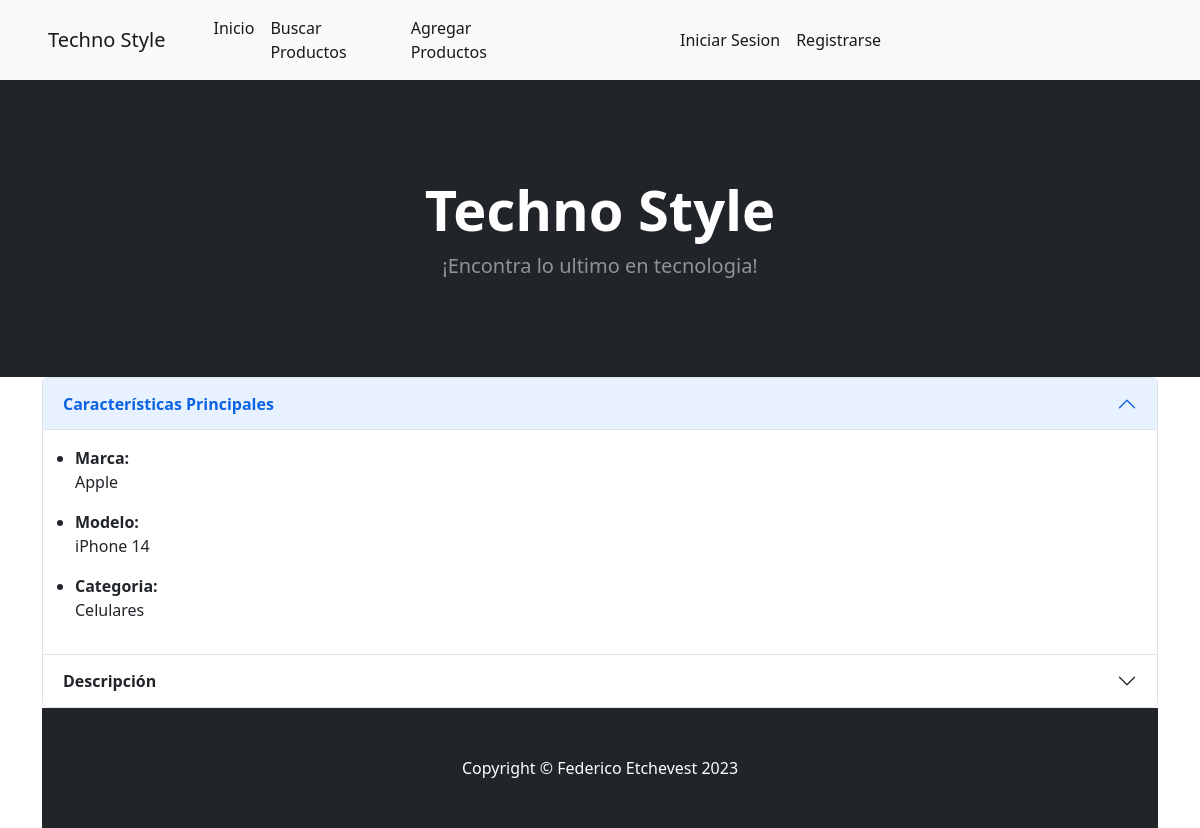
Page /TechnoStyleApp/caracteristicas/1/ on the committed database.
### TechnoStyleApp/models.py (models this page shows, shortened)
class articulo(models.Model):
    marca = models.CharField(max_length=20)
    modelo = models.CharField(max_length=20)
    categoria = models.CharField(max_length=20)
    precio = models.IntegerField()
    descripcion = models.TextField(max_length=1000)
    imagen = models.ImageField(upload_to='imagenes/', default='imagen')

### TechnoStyleApp/class_views.py (the view)
# urls.py: path('caracteristicas/<int:pk>/', class_views.Caracteristicas.as_view(), name='caracteristicas'),
class Caracteristicas(DetailView):
    model = articulo
    template_name = 'TechnoStyleApp/caracteristicas.html'

### TechnoStyleApp/templates/TechnoStyleApp/caracteristicas.html (shortened to what this page needs)
{% extends "TechnoStyleApp/base.html" %}
{% load static %}
{%block seccion1%}
<div class="accordion container" id="accordionExample">
    <div class="accordion-item">
        <h2 class="accordion-header">
        <button class="accordion-button" type="button" data-bs-toggle="collapse" data-bs-target="#collapseOne" aria-expanded="true" aria-controls="collapseOne">
            <strong>Características Principales</strong>
        </button>
        </h2>
        <div id="collapseOne" class="accordion-collapse collapse show" data-bs-parent="#accordionExample">
            <div class="accordion-body">
                <ul class="container">
                    <li><strong>Marca:</strong><p>{{object.marca}}</p></li>
                    <li><strong>Modelo:</strong><p>{{object.modelo}}</p></li>
                    <li><strong>Categoria:</strong><p>{{object.categoria}}</p></li>
                </ul>
            </div>
        </div>
    </div>
    <div class="accordion-item">
        <h2 class="accordion-header">
        <button class="accordion-button collapsed" type="button" data-bs-toggle="collapse" data-bs-target="#collapseTwo" aria-expanded="false" aria-controls="collapseTwo">
            <strong>Descripción</strong>
        </button>
        </h2>
    </div>
{%endblock seccion1%}

### rows in the picture
articulo: marca "Apple", modelo "iPhone 14", categoria "Celulares"
